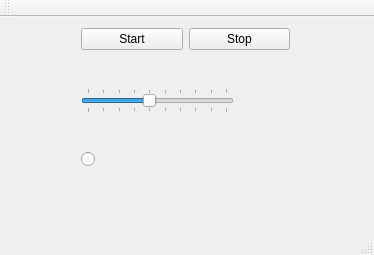
<?xml version="1.0" encoding="UTF-8"?>
<ui version="4.0">
 <class>MainWindow</class>
 <widget class="QMainWindow" name="MainWindow">
  <property name="geometry">
   <rect>
    <x>0</x>
    <y>0</y>
    <width>374</width>
    <height>255</height>
   </rect>
  </property>
  <property name="windowTitle">
   <string>MainWindow</string>
  </property>
  <widget class="QWidget" name="centralWidget">
   <widget class="QWidget" name="verticalLayoutWidget">
    <property name="geometry">
     <rect>
      <x>70</x>
      <y>0</y>
      <width>231</width>
      <height>161</height>
     </rect>
    </property>
    <layout class="QVBoxLayout" name="verticalLayout">
     <item>
      <layout class="QHBoxLayout" name="horizontalLayout">
       <item>
        <widget class="QPushButton" name="startButton">
         <property name="text">
          <string>Start</string>
         </property>
        </widget>
       </item>
       <item>
        <widget class="QPushButton" name="stopButton">
         <property name="text">
          <string>Stop</string>
         </property>
        </widget>
       </item>
      </layout>
     </item>
     <item>
      <layout class="QHBoxLayout" name="horizontalLayout_2">
       <item>
        <widget class="QSlider" name="frequencySlider">
         <property name="minimum">
          <number>1</number>
         </property>
         <property name="maximum">
          <number>10</number>
         </property>
         <property name="value">
          <number>5</number>
         </property>
         <property name="sliderPosition">
          <number>5</number>
         </property>
         <property name="orientation">
          <enum>Qt::Horizontal</enum>
         </property>
         <property name="tickPosition">
          <enum>QSlider::TicksBothSides</enum>
         </property>
         <property name="tickInterval">
          <number>1</number>
         </property>
        </widget>
       </item>
       <item>
        <widget class="QLabel" name="frequencyLabel">
         <property name="minimumSize">
          <size>
           <width>50</width>
           <height>0</height>
          </size>
         </property>
         <property name="text">
          <string/>
         </property>
        </widget>
       </item>
      </layout>
     </item>
     <item>
      <widget class="QRadioButton" name="led">
       <property name="text">
        <string/>
       </property>
      </widget>
     </item>
    </layout>
   </widget>
  </widget>
  <widget class="QMenuBar" name="menuBar">
   <property name="geometry">
    <rect>
     <x>0</x>
     <y>0</y>
     <width>374</width>
     <height>28</height>
    </rect>
   </property>
  </widget>
  <widget class="QToolBar" name="mainToolBar">
   <attribute name="toolBarArea">
    <enum>TopToolBarArea</enum>
   </attribute>
   <attribute name="toolBarBreak">
    <bool>false</bool>
   </attribute>
  </widget>
  <widget class="QStatusBar" name="statusBar"/>
 </widget>
 <layoutdefault spacing="6" margin="11"/>
 <resources/>
 <connections>
  <connection>
   <sender>frequencySlider</sender>
   <signal>valueChanged(int)</signal>
   <receiver>frequencyLabel</receiver>
   <slot>setNum(int)</slot>
   <hints>
    <hint type="sourcelabel">
     <x>175</x>
     <y>138</y>
    </hint>
    <hint type="destinationlabel">
     <x>318</x>
     <y>149</y>
    </hint>
   </hints>
  </connection>
 </connections>
</ui>
